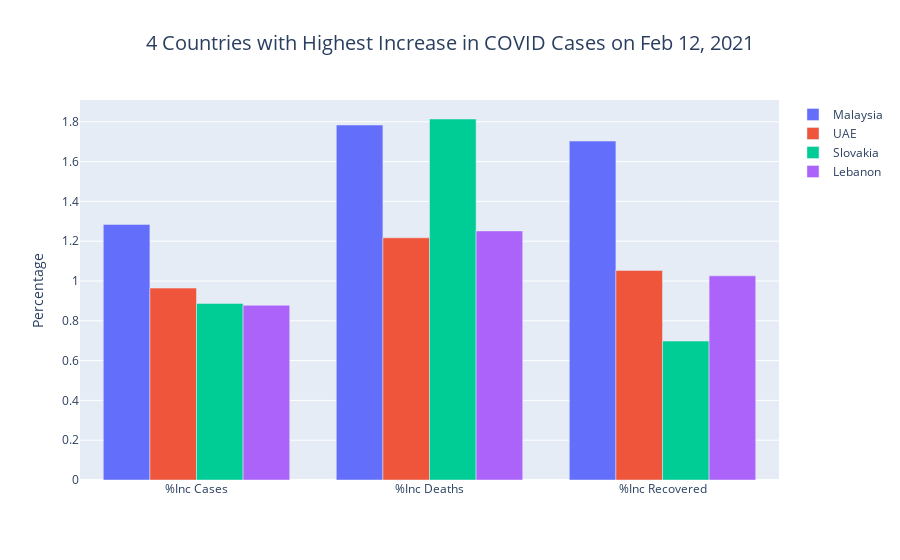

The notebook cell saved with this chart:
### Code cell
inc_l = country_df.columns[15:]
inc_df = country_df.sort_values("%Inc Cases", ascending=False)
fig = go.Figure()
c = 0
for i in inc_df.index:
    if i > 50:
        continue
    if c < 4:
        fig.add_trace(go.Bar(name=country_df['Country'][i], x=inc_l, y=inc_df.loc[i][15:]))
    else:
        break
    c += 1
    
fig.update_layout(title={'text': '4 Countries with Highest Increase in COVID Cases on %s' % yesterday_str, 'x': 0.5,
                         'xanchor': 'center', 'font': {'size': 20}}, yaxis_title="Percentage", xaxis_tickangle=0)
fig.show()

### Figure 1 — Plotly figure (JSON) as saved in the notebook; plotly's stock layout.template omitted (floating-point values rounded to 4 significant figures)
{"data": [{"y": [1.285, 1.784, 1.703], "x": ["%Inc Cases", "%Inc Deaths", "%Inc Recovered"], "type": "bar", "name": "Malaysia"}, {"y": [0.9642, 1.217, 1.053], "x": ["%Inc Cases", "%Inc Deaths", "%Inc Recovered"], "type": "bar", "name": "UAE"}, {"y": [0.8875, 1.814, 0.698], "x": ["%Inc Cases", "%Inc Deaths", "%Inc Recovered"], "type": "bar", "name": "Slovakia"}, {"y": [0.8782, 1.252, 1.026], "x": ["%Inc Cases", "%Inc Deaths", "%Inc Recovered"], "type": "bar", "name": "Lebanon"}], "layout": {"yaxis": {"title": {"text": "Percentage"}}, "xaxis": {"tickangle": 0}, "title": {"text": "4 Countries with Highest Increase in COVID Cases on Feb 12, 2021", "font": {"size": 20}, "xanchor": "center", "x": 0.5}}}
